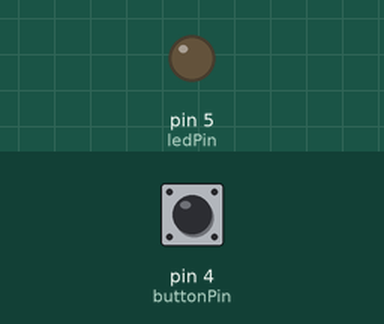
Bench run of a sketch on a simulated Arduino Uno, built with avr-gcc and run on an emulated ATmega328P. Shown: output pins drawn as LEDs (lit = HIGH). Dashed ring = blinking. The test bench sets the inputs (shaded band); at power-on: pin 4 (buttonPin) HIGH. What the sketch prints to the serial monitor is not drawn.

Above: at 1.2 s.
1.3 s: pin 4 (buttonPin) pulled LOW for 0.15 s
At 1.37 s:
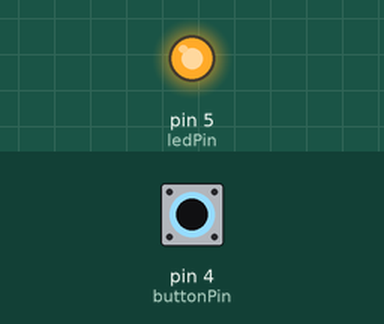
2.9 s: pin 4 (buttonPin) pulled LOW for 1 s
At 4.9 s:
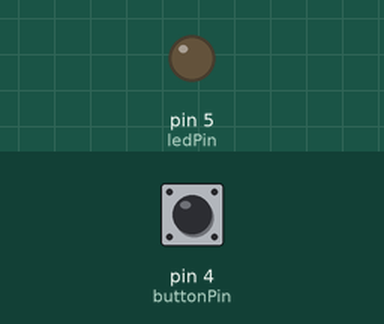
6.9 s: pin 4 (buttonPin) pulsed LOW 2 times (0.12 s each, 0.3 s apart)
At 6.96 s:
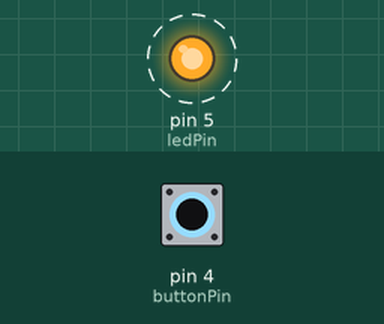
10.5 s: pin 4 (buttonPin) driven LOW
At 11.2 s:
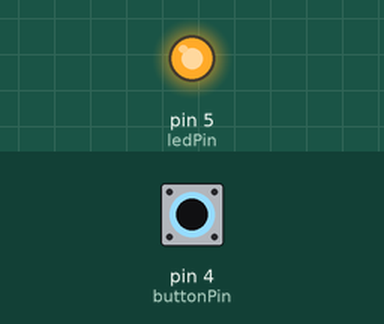
13.5 s: pin 4 (buttonPin) driven HIGH
At 14.7 s:
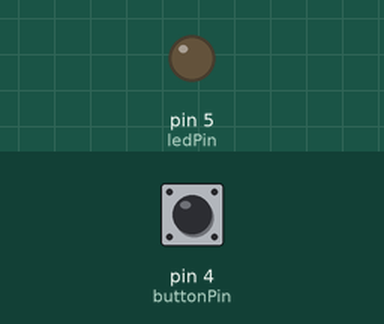
Timing chart, 0 to 16.5 s (numbered marks = the images above; inputs shaded):
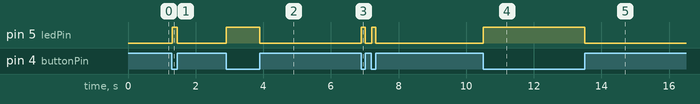

Measured:
- after the input at 1.3 s, pin 5 (ledPin): LOW → HIGH at once, → LOW 0.15 s later
- after the input at 2.9 s, pin 5 (ledPin): LOW → HIGH at once, → LOW 1.0 s later
- after the input at 6.9 s, pin 5 (ledPin): alternates HIGH for 0.12 s and LOW for 0.18 s, 4 changes in all, then stays LOW, starting at once
- after the input at 10.5 s, pin 5 (ledPin): LOW → HIGH at once
- after the input at 13.5 s, pin 5 (ledPin): HIGH → LOW at once

The sketch:

Latihan_4.ino
```cpp
const int buttonPin = 4;
const int ledPin = 5;

int buttonState = 0;

void setup() {
  Serial.begin(115200);
  pinMode(buttonPin, INPUT);
  pinMode(ledPin, OUTPUT);
}

void loop() {
  buttonState = digitalRead(buttonPin);

  if (buttonState == LOW) {  // ← Ubah dari HIGH ke LOW
    digitalWrite(ledPin, HIGH);
    Serial.println("Tombol TIDAK ditekan! -> LED ON");
  } else {
    digitalWrite(ledPin, LOW);
    Serial.println("Tombol ditekan! -> LED OFF");  // ← Tambah feedback
  }
}
```
